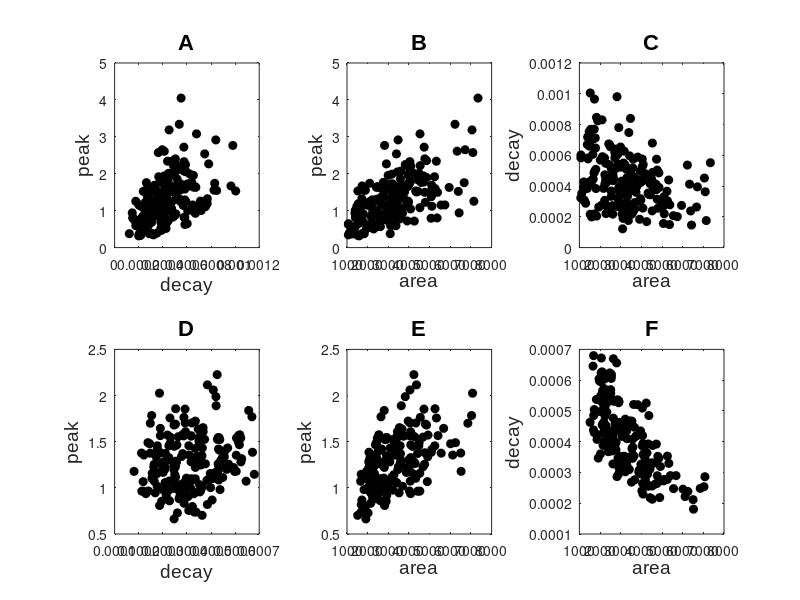

Source code (MATLAB):
% Figs4_6_7.m

% This matlab script is used to produce 
% Figures 4,6 and 7 in "Investigating Heterogeneity of Intracellular
% Calcium Dynamics in Anterior Pituitary Lactotrophs Using a Combined
% Modelling/Experimental Approach", by M. Tomaiuolo, R. Bertram,
% A. E. Gonzalez-Iglesias, and J. Tabak, in J. Neuroendocrinology,
% 22:1279-1289, 2010.

% the cell mode of Matlab is used
% on Matlab R2007a

%%
% Figure 4

clear all;

ton=0;
toff=39999;
fc=0.01;
fer=0.01;
nu=30;
alpha=4.5e-06;
pl=0.0002;
dpip=0.0004;
vhold=-60;
vm=-20; 
sm=12;
vca=25;

allpar=[];
allres=[];

t=0:10:100000;
rest=t;

gca=0;
pip=10;
kc=0.15;
ks=0.3;

for i=1:21,
    
    cer_init = 39 + 9.1*(i-1);
    
    ip3=pip*dpip;
    minf = 1/(1+exp((vm-vhold)/sm));
    ica = gca*minf*(vhold-vca);
    jin=-alpha*ica;

    params=[cer_init,ip3,kc,ks];
    lambda3=fer*nu*(ks+ip3+pl)*jin./(kc+ks+ip3+pl);
    lambda2=-fer*nu*kc.*(pl+ip3)./(kc+ks+ip3+pl);
    lambda1=lambda3./lambda2+cer_init;
    
    peak=(jin+(pl+ip3).*cer_init)./(kc+ks+ip3+pl);
    decay=abs(lambda2);
    ka=1./(kc+ks+ip3+pl);
    area = cer_init/(fer*nu*kc);
   
    results=[peak,decay,area];
    allpar=[allpar,params];
    allres=[allres,results];
end

allpar=reshape(allpar,4,i);
allpar=allpar';
allres=reshape(allres,3,i);
allres=allres';

cer_s = [allpar(:,1) allres];
for j=1:size(cer_s,2),
    cer_sen(:,j)=(cer_s(:,j)-cer_s(11,j))/cer_s(11,j);
end

allpar=[];
allres=[];

t=0:10:100000;
rest=t;

gca=0;
kc=0.15;
ks=0.3;
cer_init = 132;

for i=1:21,
    
    pip = 3 + 0.7*(i-1);
    
    ip3=pip*dpip;
    minf = 1/(1+exp((vm-vhold)/sm));
    ica = gca*minf*(vhold-vca);
    jin=-alpha*ica;

    params=[cer_init,ip3,kc,ks];
    lambda3=fer*nu*(ks+ip3+pl)*jin./(kc+ks+ip3+pl);
    lambda2=-fer*nu*kc.*(pl+ip3)./(kc+ks+ip3+pl);
    lambda1=lambda3./lambda2+cer_init;
    
    peak=(jin+(pl+ip3).*cer_init)./(kc+ks+ip3+pl);
    decay=abs(lambda2);
    ka=1./(kc+ks+ip3+pl);
    area = cer_init/(fer*nu*kc);
   
    results=[peak,decay,area];
    allpar=[allpar,params];
    allres=[allres,results];
end

allpar=reshape(allpar,4,i);
allpar=allpar';
allres=reshape(allres,3,i);
allres=allres';

ip3_s = [allpar(:,2) allres];
for j=1:size(ip3_s,2),
    ip3_sen(:,j)=(ip3_s(:,j)-ip3_s(11,j))/ip3_s(11,j);
end

allpar=[];
allres=[];

t=0:10:100000;
rest=t;

gca=0;
ks=0.3;
cer_init = 132;
pip = 10;

for i=1:21,
    
    kc = 0.045 + 0.0105*(i-1);
    
    ip3=pip*dpip;
    minf = 1/(1+exp((vm-vhold)/sm));
    ica = gca*minf*(vhold-vca);
    jin=-alpha*ica;

    params=[cer_init,ip3,kc,ks];
    lambda3=fer*nu*(ks+ip3+pl)*jin./(kc+ks+ip3+pl);
    lambda2=-fer*nu*kc.*(pl+ip3)./(kc+ks+ip3+pl);
    lambda1=lambda3./lambda2+cer_init;
    
    peak=(jin+(pl+ip3).*cer_init)./(kc+ks+ip3+pl);
    decay=abs(lambda2);
    ka=1./(kc+ks+ip3+pl);
    area = cer_init/(fer*nu*kc);
   
    results=[peak,decay,area];
    allpar=[allpar,params];
    allres=[allres,results];
end

allpar=reshape(allpar,4,i);
allpar=allpar';
allres=reshape(allres,3,i);
allres=allres';

kc_s = [allpar(:,3) allres];
for j=1:size(kc_s,2),
    kc_sen(:,j)=(kc_s(:,j)-kc_s(11,j))/kc_s(11,j);
end

allpar=[];
allres=[];

t=0:10:100000;
rest=t;

gca=0;
kc=0.15;
cer_init = 132;
pip = 10;

for i=1:21,
    
    ks = 0.09 + 0.021*(i-1);
    
    ip3=pip*dpip;
    minf = 1/(1+exp((vm-vhold)/sm));
    ica = gca*minf*(vhold-vca);
    jin=-alpha*ica;

    params=[cer_init,ip3,kc,ks];
    lambda3=fer*nu*(ks+ip3+pl)*jin./(kc+ks+ip3+pl);
    lambda2=-fer*nu*kc.*(pl+ip3)./(kc+ks+ip3+pl);
    lambda1=lambda3./lambda2+cer_init;
    
    peak=(jin+(pl+ip3).*cer_init)./(kc+ks+ip3+pl);
    decay=abs(lambda2);
    ka=1./(kc+ks+ip3+pl);
    area = cer_init/(fer*nu*kc);
   
    results=[peak,decay,area];
    allpar=[allpar,params];
    allres=[allres,results];
end

allpar=reshape(allpar,4,i);
allpar=allpar';
allres=reshape(allres,3,i);
allres=allres';

ks_s = [allpar(:,4) allres];
for j=1:size(ks_s,2),
    ks_sen(:,j)=(ks_s(:,j)-ks_s(11,j))/ks_s(11,j);
end

subplot(2,2,1);
title('A) Cer(0)','FontName','Arial','FontSize',16);
hold all;
plot(cer_sen(:,1),cer_sen(:,2),'*k');
plot(cer_sen(:,1),cer_sen(:,3),'ok');
plot(cer_sen(:,1),cer_sen(:,4),'dk');
axis([-0.8 0.8 -1 2.5]);
xlabel('relative change parameter (\alpha)','FontName','Arial','FontSize',14);
ylabel('relative change output','FontName','Arial','FontSize',14);
subplot(2,2,2);
title('B) p_{ip3}','FontName','Arial','FontSize',16);
hold all;
plot(ip3_sen(:,1),ip3_sen(:,2),'*k');
plot(ip3_sen(:,1),ip3_sen(:,3),'ok');
plot(ip3_sen(:,1),ip3_sen(:,4),'dk');
axis([-0.8 0.8 -1 2.5]);
xlabel('relative change parameter (\alpha)','FontName','Arial','FontSize',14);
ylabel('relative change output','FontName','Arial','FontSize',14);
subplot(2,2,3);
title('C) k_{serca}','FontName','Arial','FontSize',16);
hold all;
plot(ks_sen(:,1),ks_sen(:,2),'*k');
plot(ks_sen(:,1),ks_sen(:,3),'ok');
plot(ks_sen(:,1),ks_sen(:,4),'dk');
axis([-0.8 0.8 -1 2.5]);
xlabel('relative change parameter (\alpha)','FontName','Arial','FontSize',14);
ylabel('relative change output','FontName','Arial','FontSize',14);
subplot(2,2,4);
hold all;
title('D) k_{pmca}','FontName','Arial','FontSize',16);
plot(kc_sen(:,1),kc_sen(:,2),'*k');
plot(kc_sen(:,1),kc_sen(:,3),'ok');
plot(kc_sen(:,1),kc_sen(:,4),'dk');
axis([-0.8 0.8 -1 2.5]);
xlabel('relative change parameter (\alpha)','FontName','Arial','FontSize',14);
ylabel('relative change output','FontName','Arial','FontSize',14);

%%
% figure 6

rcer_s=[];
rip3=[];
rkc=[];
rks=[];

for i=1:size(ks_s,2),
    if(std(cer_s(:,i)) > 0.00001)
        rcer_s(:,i)=(cer_s(:,i)-mean(cer_s(:,i)))/std(cer_s(:,i));
    else
        rcer_s(:,i)=(cer_s(:,i)-mean(cer_s(:,i)));
    end
    
    if(std(ip3_s(:,i)) > 0.00001)
        rip3(:,i)=(ip3_s(:,i)-mean(ip3_s(:,i)))/std(ip3_s(:,i));
    else
        rip3(:,i)=(ip3_s(:,i)-mean(ip3_s(:,i)));
    end
    
    if(std(kc_s(:,i)) > 0.00001)
        rkc(:,i)=(kc_s(:,i)-mean(kc_s(:,i)))/std(kc_s(:,i));
    else
        rkc(:,i)=(kc_s(:,i)-mean(kc_s(:,i)));
    end
    
    if(std(ks_s(:,i)) > 0.00001)
        rks(:,i)=(ks_s(:,i)-mean(ks_s(:,i)))/std(ks_s(:,i));
    else
        rks(:,i)=(ks_s(:,i)-mean(ks_s(:,i)));
    end
end

subplot(3,1,1);
plot(rkc(:,3),rkc(:,2),'sk',...
    rks(:,3),rks(:,2),'ok',...
    rip3(:,3),rip3(:,2),'dk',...
    rcer_s(:,3),rcer_s(:,2),'*k');
axis([-2 2 -2 2]);
title('A','FontName','Arial','FontSize',16); 
xlabel('decay','FontName','Arial','FontSize',14);
ylabel('peak','FontName','Arial','FontSize',14);
subplot(3,1,2);
plot(rkc(:,4),rkc(:,2),'sk',...
    rks(:,4),rks(:,2),'ok',...
    rip3(:,4),rip3(:,2),'dk',...
    rcer_s(:,4),rcer_s(:,2),'*k');
axis([-2 2 -2 2]);
title('B','FontName','Arial','FontSize',16);
%title('area vs peak','FontName','Arial','FontSize',16); 
xlabel('area','FontName','Arial','FontSize',14);
ylabel('peak','FontName','Arial','FontSize',14);
subplot(3,1,3);
plot(rkc(:,4),rkc(:,3),'sk',...
    rks(:,4),rks(:,3),'ok',...
    rip3(:,4),rip3(:,3),'dk',...
    rcer_s(:,4),rcer_s(:,3),'*k');
axis([-2 2 -2 2]);
title('C','FontName','Arial','FontSize',16);
%title('area vs decay','FontName','Arial','FontSize',16); 
xlabel('area','FontName','Arial','FontSize',14);
ylabel('decay','FontName','Arial','FontSize',14);

%%
% figure 7

clear all;

ton=0;
toff=39999;
fc=0.01;
fer=0.01;
nu=30;
alpha=4.5e-06;
pl=0.0002;
dpip=0.0004;
vhold=-60;
vm=-20; 
sm=12;
vca=25;
allpar=[];
allres=[];

t=0:10:100000;
rest=t;

gca=0;
pip=10;
kc=0.15;
ks=0.3;

rand('state',1);
for i=1:200,

    cer_init = 66 + 132*rand;
    pip = 5 + 10*rand;
    kc = 0.075 + 0.15*rand;
    ks = 0.15 + 0.3*rand;
    
    ip3=pip*dpip;
    minf = 1/(1+exp((vm-vhold)/sm));
    ica = gca*minf*(vhold-vca);
    jin=-alpha*ica;

    params=[cer_init,ip3,kc,ks];
    lambda3=fer*nu*(ks+ip3+pl)*jin./(kc+ks+ip3+pl);
    lambda2=-fer*nu*kc.*(pl+ip3)./(kc+ks+ip3+pl);
    lambda1=lambda3./lambda2+cer_init;
    
    peak=(jin+(pl+ip3).*cer_init)./(kc+ks+ip3+pl);
    decay=abs(lambda2);
    ka=1./(kc+ks+ip3+pl);
    area = cer_init/(fer*nu*kc);
   
    results=[peak,decay,area];
    allpar=[allpar,params];
    allres=[allres,results];
end

allpar=reshape(allpar,4,i);
allpar=allpar';
allres50=reshape(allres,3,i);
allres50=allres50';

[rpd50,ppd50]=corrcoef(allres50(:,1),allres50(:,2));
[rpa50,ppa50]=corrcoef(allres50(:,1),allres50(:,3));
[rda50,pda50]=corrcoef(allres50(:,2),allres50(:,3));

allpar=[];
allres=[];

for i=1:200,

    kc = 0.075 + 0.15*rand;
    cer_init = 99 + 66*rand;
    pip = 7.5 + 5*rand;
    ks = 0.225 + 0.15*rand;
    
    ip3=pip*dpip;
    minf = 1/(1+exp((vm-vhold)/sm));
    ica = gca*minf*(vhold-vca);
    jin=-alpha*ica;

    params=[cer_init,ip3,kc,ks];
    lambda3=fer*nu*(ks+ip3+pl)*jin./(kc+ks+ip3+pl);
    lambda2=-fer*nu*kc.*(pl+ip3)./(kc+ks+ip3+pl);
    lambda1=lambda3./lambda2+cer_init;
    
    peak=(jin+(pl+ip3).*cer_init)./(kc+ks+ip3+pl);
    decay=abs(lambda2);
    ka=1./(kc+ks+ip3+pl);
    area = cer_init/(fer*nu*kc);
   
    results=[peak,decay,area];
    allpar=[allpar,params];
    allres=[allres,results];
end

allpar=reshape(allpar,4,i);
allpar=allpar';
allres25=reshape(allres,3,i);
allres25=allres25';

[rpd25,ppd25]=corrcoef(allres25(:,1),allres25(:,2));
[rpa25,ppa25]=corrcoef(allres25(:,1),allres25(:,3));
[rda25,pda25]=corrcoef(allres25(:,2),allres25(:,3));

subplot(2,3,1);
plot(allres50(:,2),allres50(:,1),'ok','MarkerFaceColor','Black');
title('A','FontName','Arial','FontSize',16);
xlabel('decay','FontName','Arial','FontSize',14);
ylabel('peak','FontName','Arial','FontSize',14);
subplot(2,3,2);
plot(allres50(:,3),allres50(:,1),'ok','MarkerFaceColor','Black');
title('B','FontName','Arial','FontSize',16);
xlabel('area','FontName','Arial','FontSize',14);
ylabel('peak','FontName','Arial','FontSize',14);
subplot(2,3,3);
plot(allres50(:,3),allres50(:,2),'ok','MarkerFaceColor','Black');
title('C','FontName','Arial','FontSize',16);
xlabel('area','FontName','Arial','FontSize',14);
ylabel('decay','FontName','Arial','FontSize',14);
subplot(2,3,4);
plot(allres25(:,2),allres25(:,1),'ok','MarkerFaceColor','Black');
title('D','FontName','Arial','FontSize',16);
xlabel('decay','FontName','Arial','FontSize',14);
ylabel('peak','FontName','Arial','FontSize',14);
subplot(2,3,5);
plot(allres25(:,3),allres25(:,1),'ok','MarkerFaceColor','Black');
title('E','FontName','Arial','FontSize',16);
xlabel('area','FontName','Arial','FontSize',14);
ylabel('peak','FontName','Arial','FontSize',14);
subplot(2,3,6);
plot(allres25(:,3),allres25(:,2),'ok','MarkerFaceColor','Black');
title('F','FontName','Arial','FontSize',16);
xlabel('area','FontName','Arial','FontSize',14);
ylabel('decay','FontName','Arial','FontSize',14);

